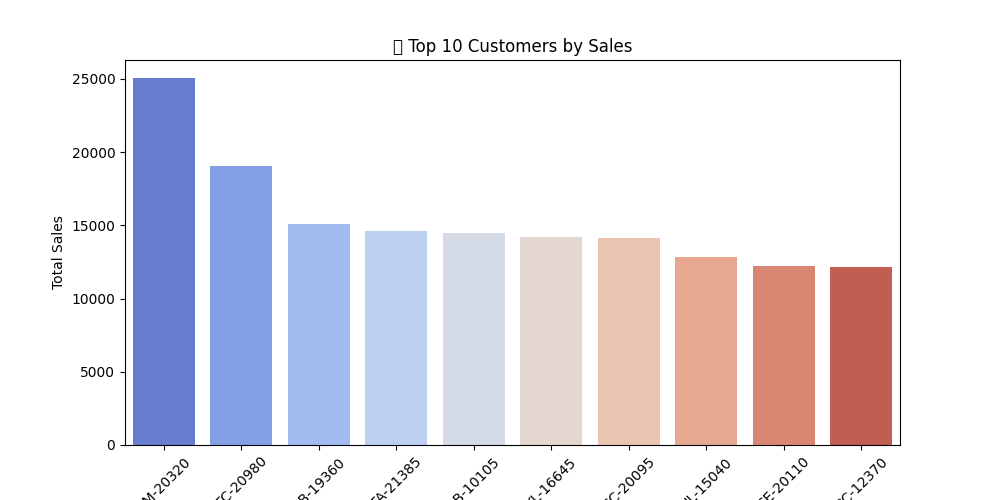

This figure's Python source:
import pandas as pd
import matplotlib.pyplot as plt
import seaborn as sns

# Load the cleaned dataset
try:
    df = pd.read_csv('data/enhanced_superstore.csv')
    print("✅ Data loaded successfully for Customer Analysis!")
except FileNotFoundError:
    print("❌ Error: File 'enhanced_superstore.csv' not found. Please check the file path.")
    exit()

# Top 10 customers by total sales
top_customers = df.groupby('Customer ID').agg({'Sales': 'sum'}).sort_values(by='Sales', ascending=False).head(10)

# Plot Top Customers
plt.figure(figsize=(10, 5))
sns.barplot(x=top_customers.index, y=top_customers['Sales'], palette="coolwarm")
plt.title("🏆 Top 10 Customers by Sales")
plt.xlabel("Customer ID")
plt.ylabel("Total Sales")
plt.xticks(rotation=45)
plt.show()

# Customer Segmentation Analysis
segment_counts = df['Segment'].value_counts()

# Plot Customer Segmentation
plt.figure(figsize=(6, 6))
plt.pie(segment_counts, labels=segment_counts.index, autopct='%1.1f%%', colors=['skyblue', 'lightcoral', 'lightgreen'], startangle=140)
plt.title("👥 Customer Segmentation")
plt.show()

# Print Summary
print("\n🔍 Customer Analysis Summary:")
print(df.groupby('Segment')[['Sales', 'Profit']].mean())
